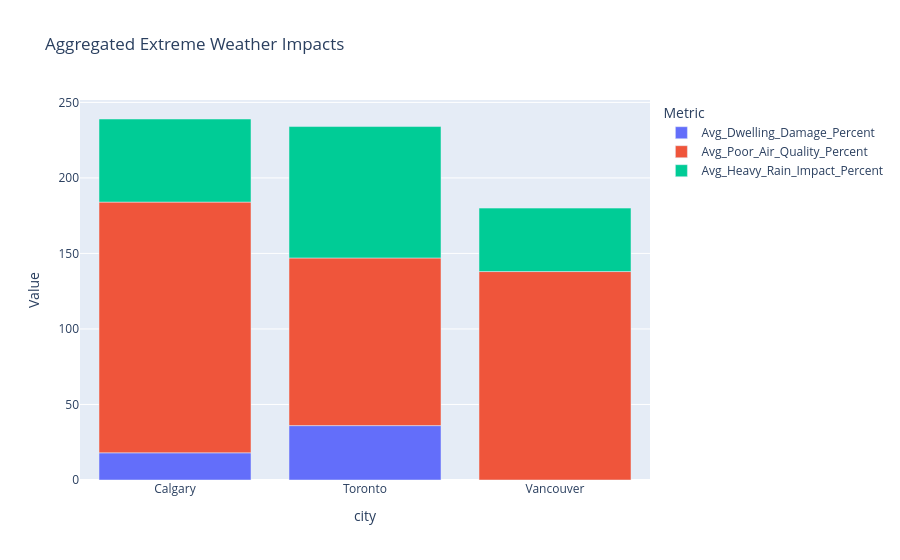

The cell this chart's notebook holds for it:
### Code cell
#4. Extreme weather impacts and precipitation by city (2023)

df_2023 = df_combined[df_combined['year'] == 2023].copy()

weather_impacts_2023 = df_2023.groupby('city').agg(
    Total_Precip_mm=('Total_Precip_mm', 'sum'),
    Avg_Dwelling_Damage_Percent=('avg_dwelling_damage_percent', 'mean'),
    Avg_Poor_Air_Quality_Percent=('avg_poor_air_quality_percent', 'mean'),
    Avg_Heavy_Rain_Impact_Percent=('avg_heavy_rain_impact_percent', 'mean')
).reset_index()

weather_impacts_melted = weather_impacts_2023.melt(
    id_vars='city',
    value_vars=['Avg_Dwelling_Damage_Percent', 'Avg_Poor_Air_Quality_Percent', 'Avg_Heavy_Rain_Impact_Percent'],
    var_name='Metric',
    value_name='Value'
)

fig = px.bar(weather_impacts_melted,
             x='city',
             y='Value',
             color='Metric',
             title='Aggregated Extreme Weather Impacts')
fig.show()

### Figure 1 — Plotly figure (JSON) as saved in the notebook; plotly's stock layout.template omitted (floating-point values rounded to 4 significant figures)
{"data": [{"hovertemplate": "Metric=Avg_Dwelling_Damage_Percent<br>city=%{x}<br>Value=%{y}<extra></extra>", "legendgroup": "Avg_Dwelling_Damage_Percent", "marker": {"color": "#636efa", "pattern": {"shape": ""}}, "name": "Avg_Dwelling_Damage_Percent", "orientation": "v", "showlegend": true, "textposition": "auto", "type": "bar", "x": ["Calgary", "Toronto", "Vancouver"], "xaxis": "x", "y": [18.0, 36.0, 0.0], "yaxis": "y"}, {"hovertemplate": "Metric=Avg_Poor_Air_Quality_Percent<br>city=%{x}<br>Value=%{y}<extra></extra>", "legendgroup": "Avg_Poor_Air_Quality_Percent", "marker": {"color": "#EF553B", "pattern": {"shape": ""}}, "name": "Avg_Poor_Air_Quality_Percent", "orientation": "v", "showlegend": true, "textposition": "auto", "type": "bar", "x": ["Calgary", "Toronto", "Vancouver"], "xaxis": "x", "y": [166.0, 111.0, 138.0], "yaxis": "y"}, {"hovertemplate": "Metric=Avg_Heavy_Rain_Impact_Percent<br>city=%{x}<br>Value=%{y}<extra></extra>", "legendgroup": "Avg_Heavy_Rain_Impact_Percent", "marker": {"color": "#00cc96", "pattern": {"shape": ""}}, "name": "Avg_Heavy_Rain_Impact_Percent", "orientation": "v", "showlegend": true, "textposition": "auto", "type": "bar", "x": ["Calgary", "Toronto", "Vancouver"], "xaxis": "x", "y": [55.0, 87.0, 42.0], "yaxis": "y"}], "layout": {"barmode": "relative", "legend": {"title": {"text": "Metric"}, "tracegroupgap": 0}, "title": {"text": "Aggregated Extreme Weather Impacts"}, "xaxis": {"anchor": "y", "domain": [0, 1], "title": {"text": "city"}}, "yaxis": {"anchor": "x", "domain": [0, 1], "title": {"text": "Value"}}}}
